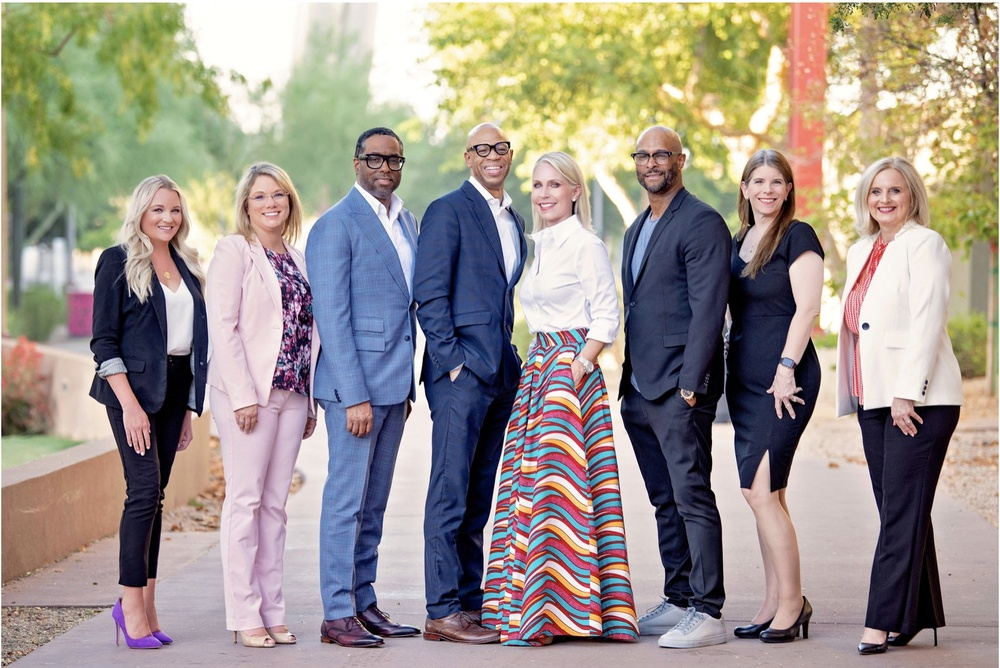
#> input picture photos/people.jpeg, 1000 x 668 px, shrunk from 1604 x 1072 before the run
$ python contour.py
#> lines starting #> are read from the running program, lines starting #| are printed output that depends on the picture; after the words box and inside, x2 and y2 are one past the last pixel; in counts of white or black regions, pixels touching at a corner belong together
import cv2 as cv
import numpy as np


img = cv.imread('photos/people.jpeg')
#> img is the input picture: shape (668, 1000, 3); mean B, G, R 139.9, 148.2, 156.6

cv.imshow('people',img)
gray=cv.cvtColor(img,cv.COLOR_BGR2GRAY)
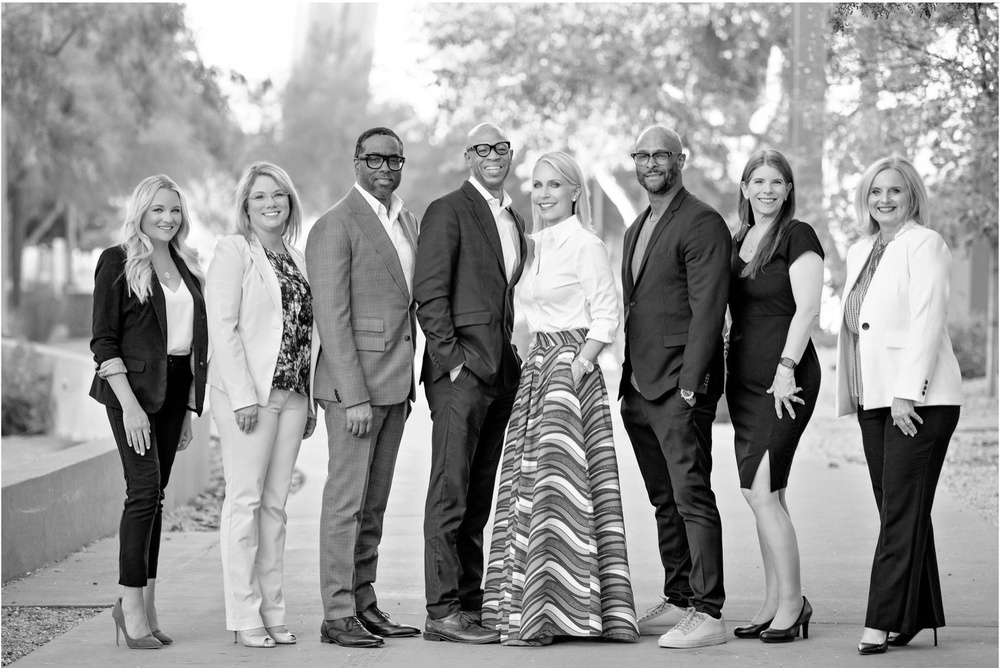
#> gray: shape (668, 1000); min 0, max 255, mean 149.8
cv.imshow('grap',gray)

blur=cv.GaussianBlur(gray,(5,5),cv.BORDER_DEFAULT)
canny=cv.Canny(blur,125,175)
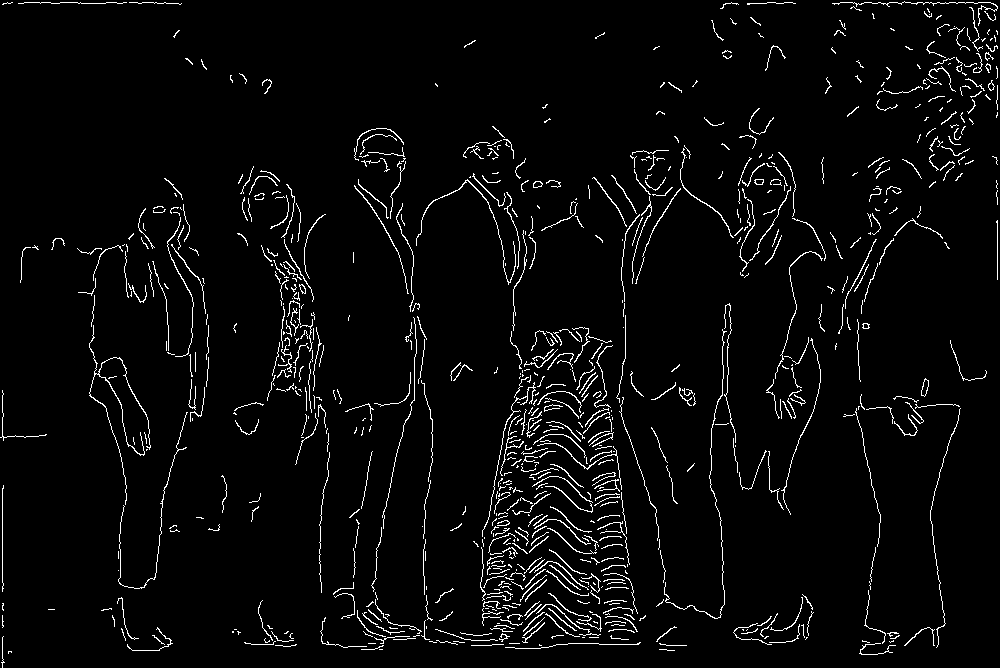
#> canny: shape (668, 1000); 3.6% white in thin lines or dots
cv.imshow('canny',canny)

#list of all the contours
contours,hierarchies=cv.findContours(canny,cv.RETR_LIST,cv.CHAIN_APPROX_SIMPLE)
#> contours = 824 contours, 773 with area under 20; largest, box (x1, y1, x2, y2) and area: (89, 325, 151, 505) 86, (921, 378, 929, 397) 78, (921, 379, 929, 397) 74, (416, 179, 516, 285) 59, (680, 148, 734, 238) 46
print(len(contours))
#| 824

blank=np.zeros(img.shape,dtype='uint8')
#draw the contours on the blank image (-1 means all of the contours)
cv.drawContours(blank,contours,-1,(0,0,255),1)
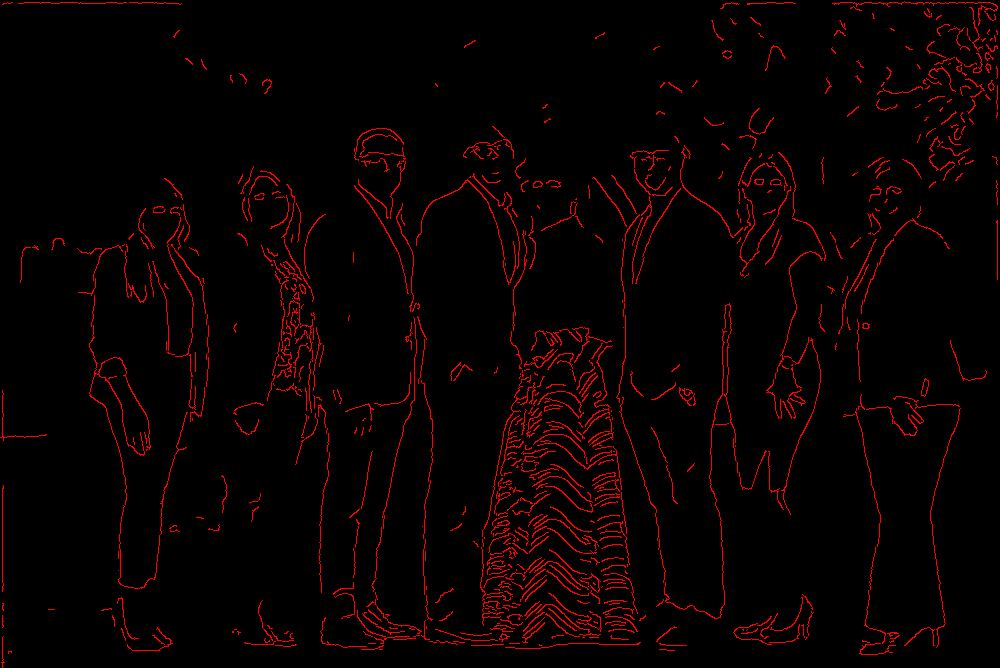
#> blank: shape (668, 1000, 3); mean of channels 0, 1, 2 0, 0, 9.3; drawn as B, G, R
cv.imshow('contours',blank)

cv.waitKey(0)
cv.destroyAllWindows()

$ run again, with photos/Puppy_black.jpg copied over photos/people.jpeg
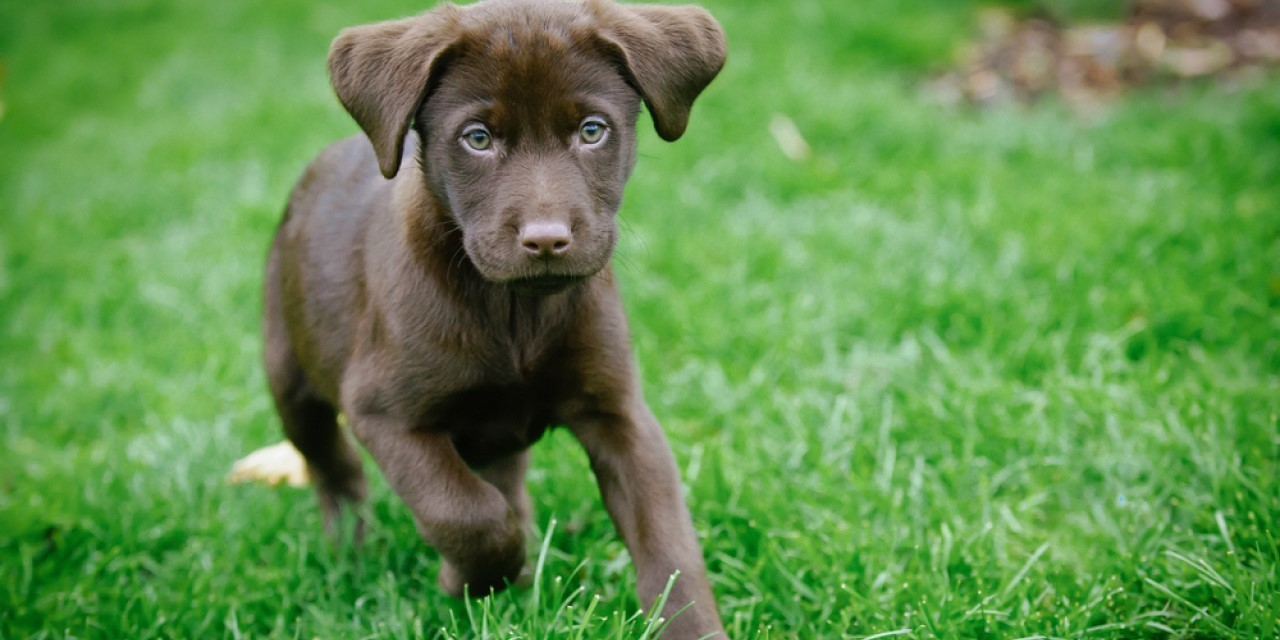
#> input picture photos/Puppy_black.jpg, 1280 x 640 px
#> img is the input picture: shape (640, 1280, 3); mean B, G, R 78.1, 144.5, 98.9
#> `gray=cv.cvtColor(img,cv.COLOR_BGR2GRAY)`:
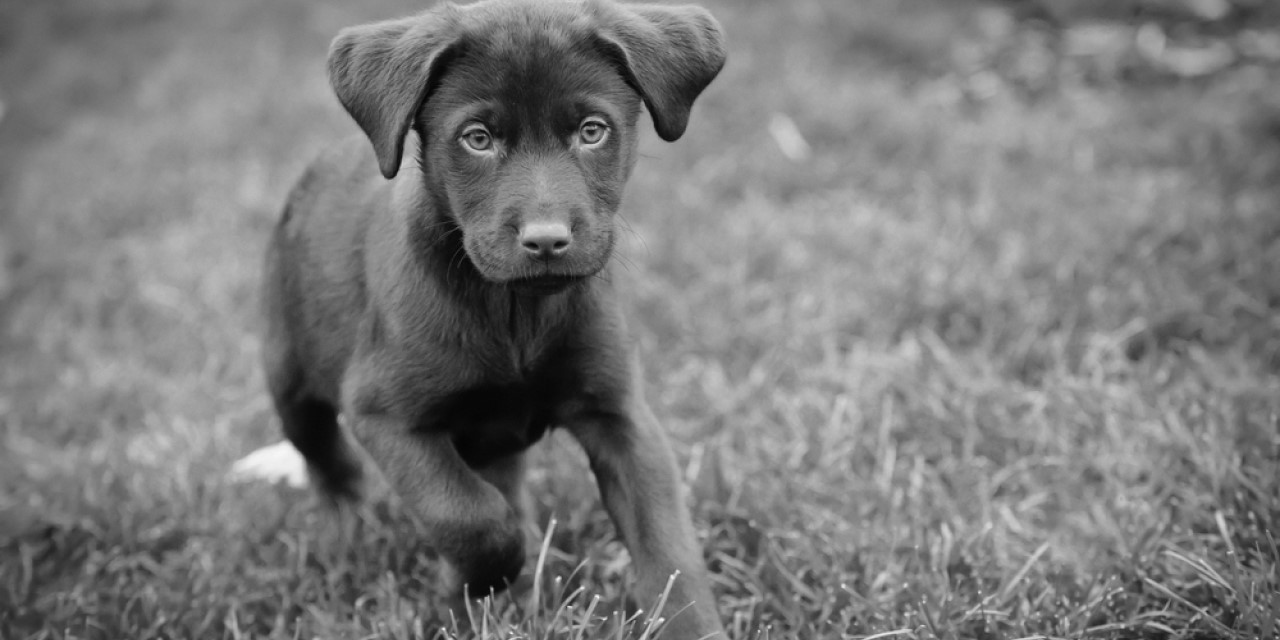
#> gray: shape (640, 1280); min 3, max 248, mean 123.3
#> `canny=cv.Canny(blur,125,175)`:
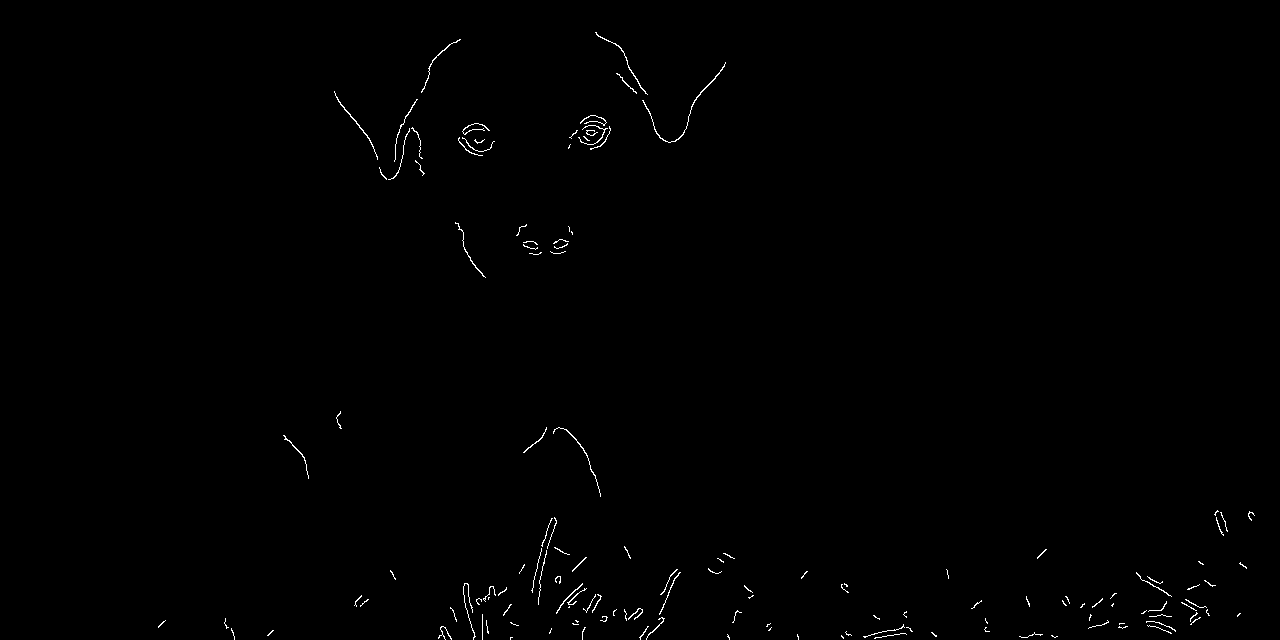
#> canny: shape (640, 1280); 0.46% white in thin lines or dots, all inside (x1, y1, x2, y2) = (158, 32, 1255, 640)
#> contours = 141 contours, 133 with area under 20; largest, box (x1, y1, x2, y2) and area: (642, 62, 726, 143) 58, (334, 91, 378, 160) 38, (595, 32, 648, 95) 35, (553, 427, 601, 497) 27, (421, 39, 461, 93) 27, (556, 583, 583, 614) 25, (455, 222, 486, 278) 23, (283, 435, 309, 479) 20
#| 141

$ run again, with photos/woman.jpg copied over photos/people.jpeg
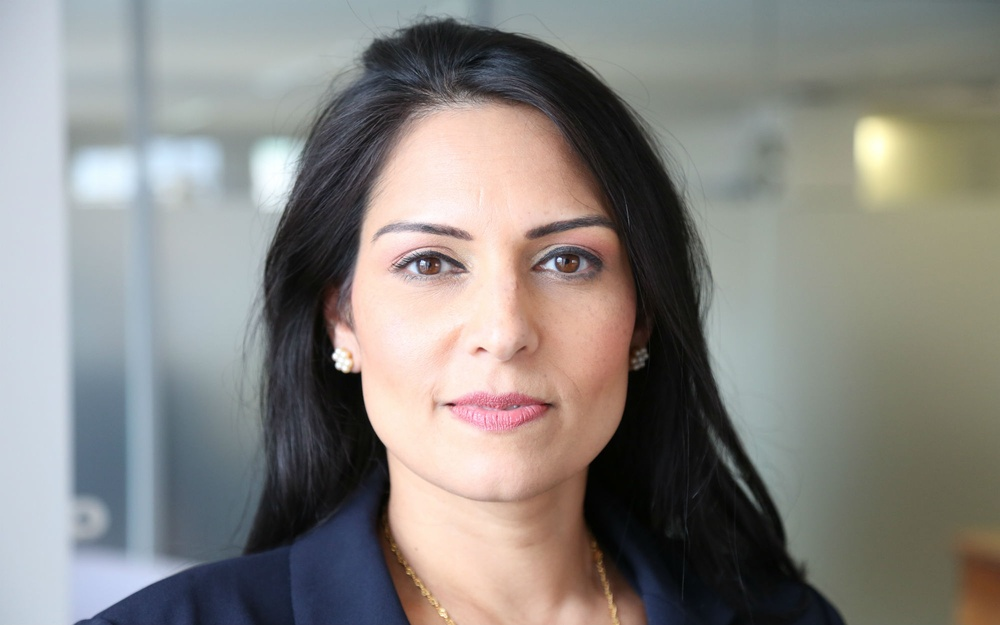
#> input picture photos/woman.jpg, 1000 x 625 px, shrunk from 2000 x 1250 before the run
#> img is the input picture: shape (625, 1000, 3); mean B, G, R 129.7, 133.6, 136.2
#> `gray=cv.cvtColor(img,cv.COLOR_BGR2GRAY)`:
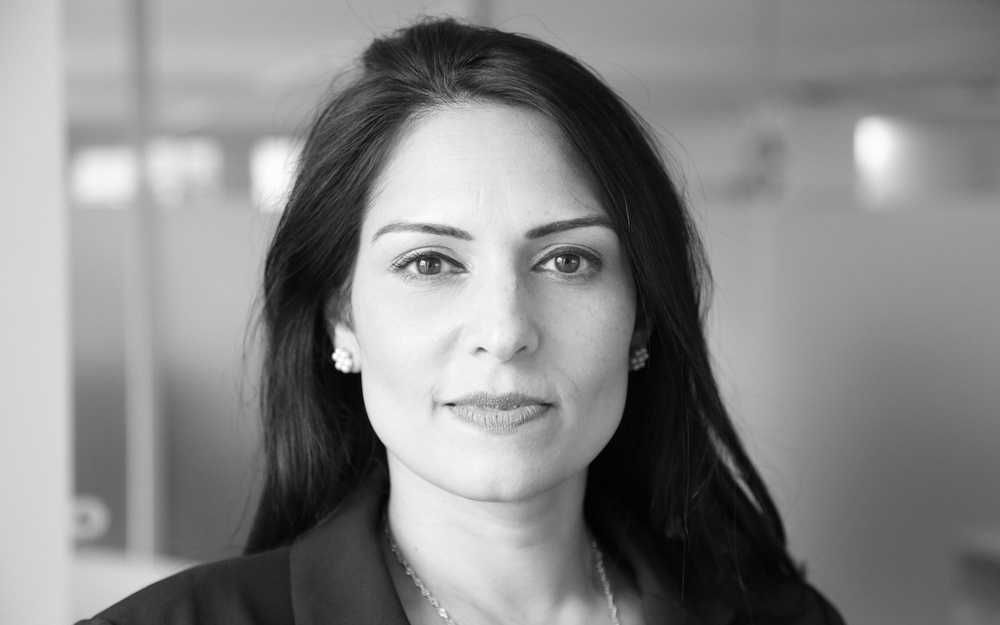
#> gray: shape (625, 1000); min 0, max 255, mean 133.9
#> `canny=cv.Canny(blur,125,175)`:
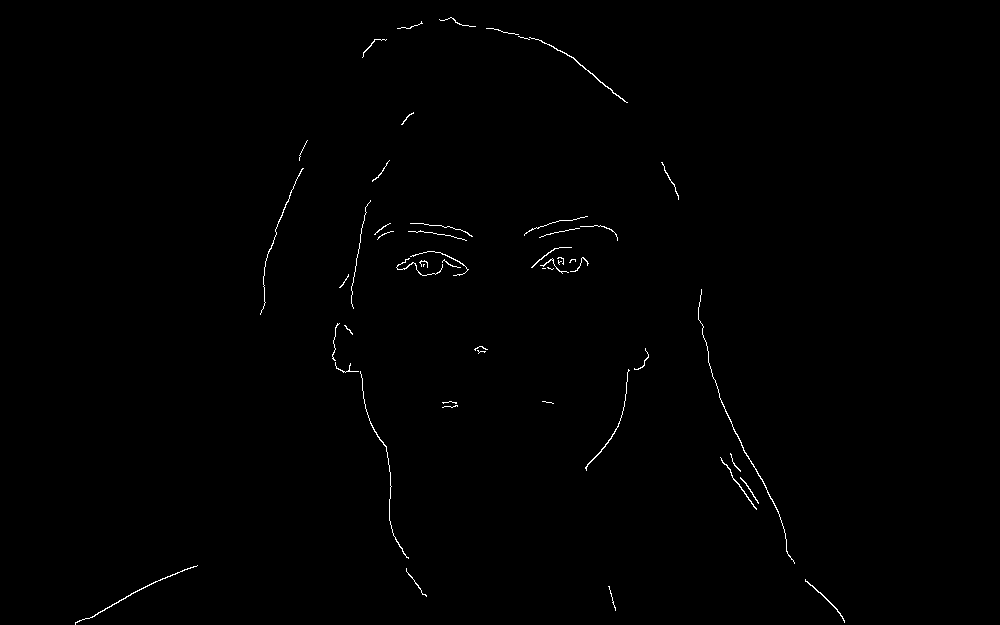
#> canny: shape (625, 1000); 0.47% white in thin lines or dots, all inside (x1, y1, x2, y2) = (75, 17, 845, 625)
#> contours = 53 contours, 45 with area under 20; largest, box (x1, y1, x2, y2) and area: (529, 37, 628, 103) 58, (698, 289, 795, 564) 54, (75, 565, 198, 625) 52, (805, 579, 845, 623) 36, (585, 369, 630, 471) 35, (720, 457, 757, 510) 33, (360, 371, 409, 559) 27, (260, 168, 304, 315) 22
#| 53
